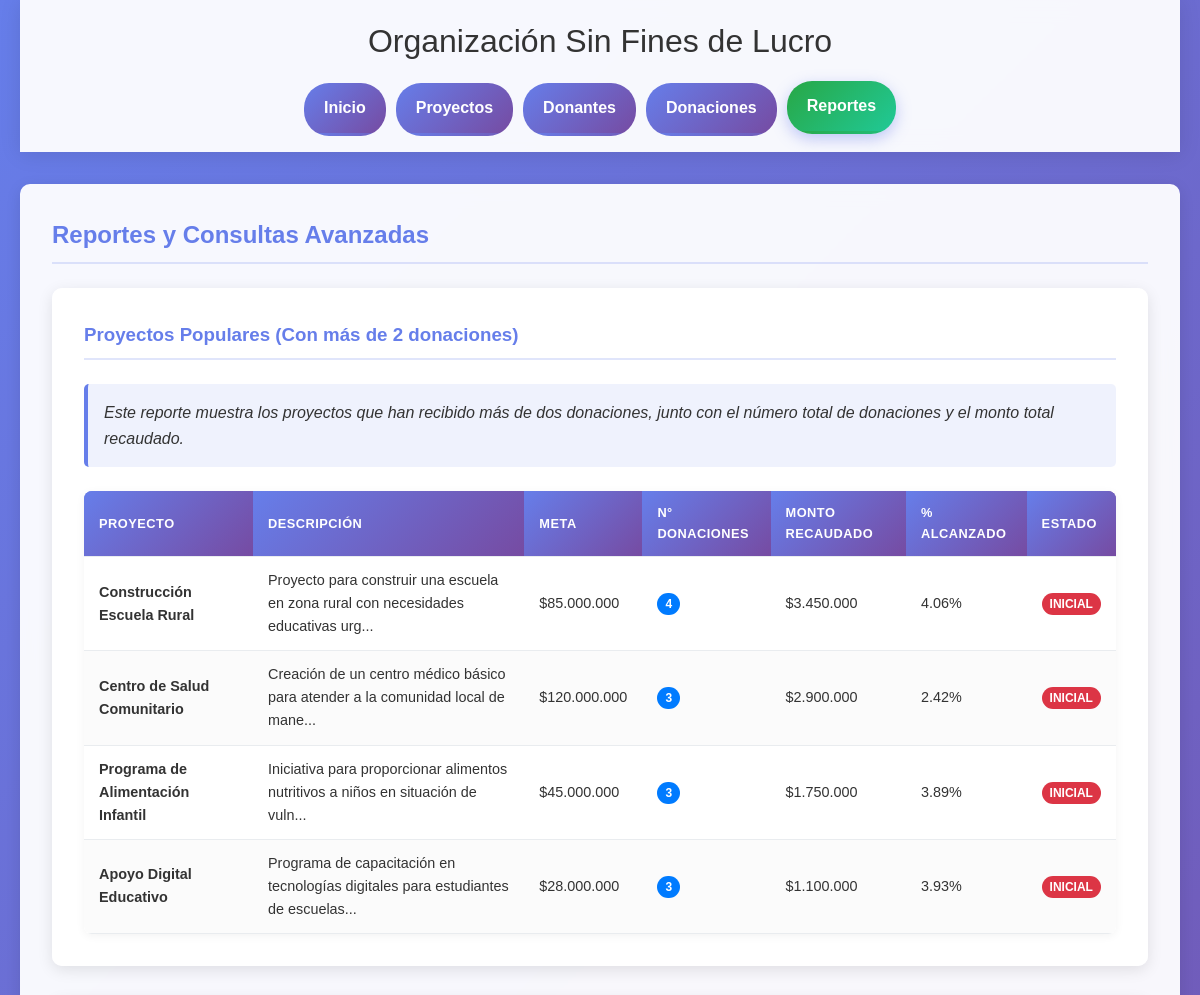
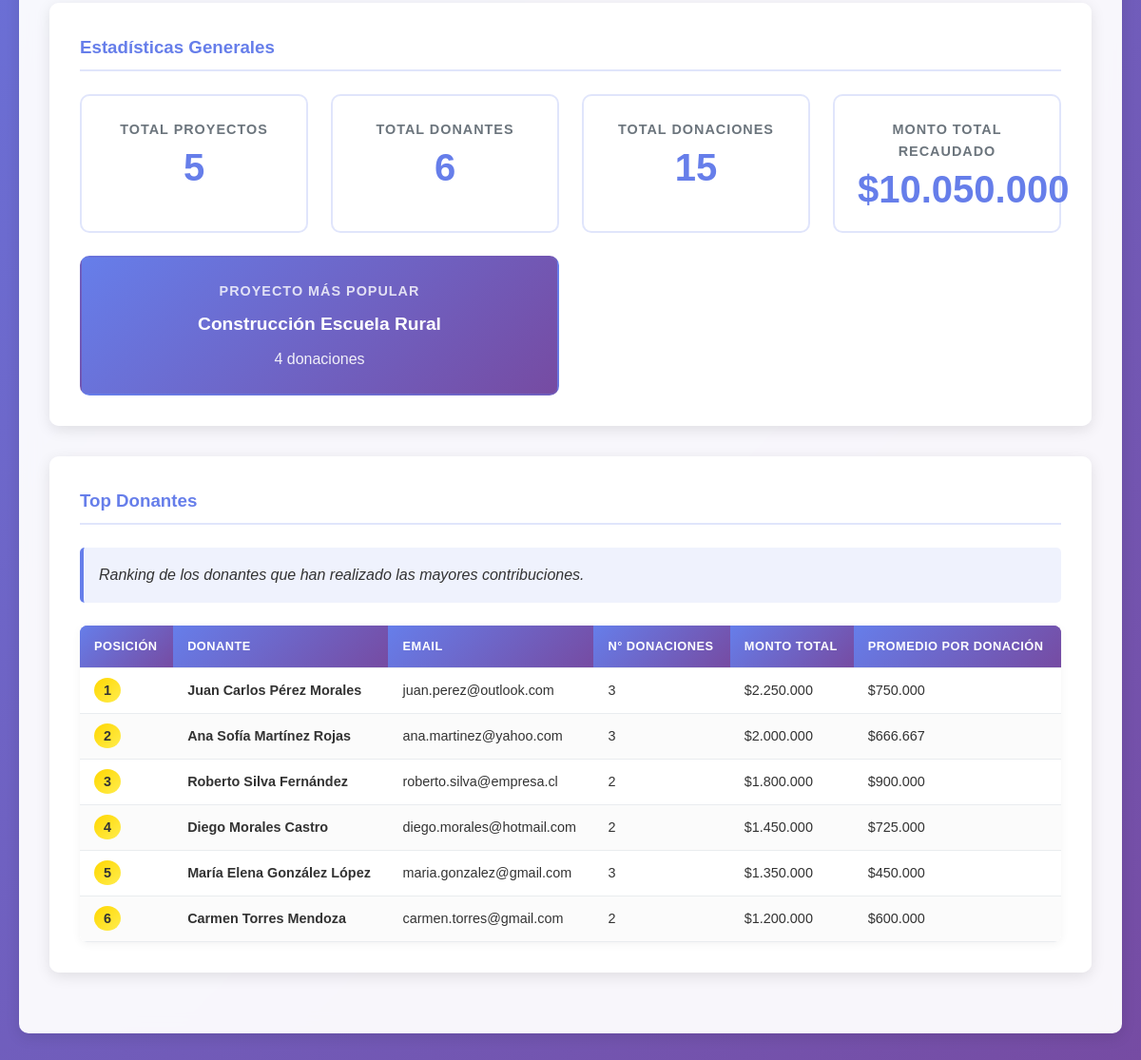
Screenshot of /consultas_avanzadas.php with the database file from the repository (2 pictures, top to bottom).
### tables this page shows
CREATE TABLE IF NOT EXISTS PROYECTO (
    id_proyecto INT AUTO_INCREMENT PRIMARY KEY,
    nombre VARCHAR(100) NOT NULL,
    descripcion TEXT,
    presupuesto DECIMAL(15,2),
    fecha_inicio DATE,
    fecha_fin DATE
);

### conexion.php (called while the page is built, shortened)
<?php
function ejecutarConsulta($pdo, $sql, $params = []) {
    try {
        $stmt = $pdo->prepare($sql);
        $stmt->execute($params);
        return $stmt;
    } catch (PDOException $e) {
        throw new Exception("Error en la consulta: " . $e->getMessage());
    }
}
?>

### consultas_avanzadas.php (the view, shortened to what this page needs)
<!DOCTYPE html>
<html lang="es">
<head>
    <link rel="stylesheet" href="estilos.css">
</head>
<body>
    <div class="container">
        <header>
            <h1>Organización Sin Fines de Lucro</h1>
            <nav>
                <ul>
                    <li><a href="index.php">Inicio</a></li>
                    <li><a href="formulario_proyectos.php">Proyectos</a></li>
                    <li><a href="formulario_donantes.php">Donantes</a></li>
                    <li><a href="formulario_donaciones.php">Donaciones</a></li>
                    <li><a href="consultas_avanzadas.php" class="active">Reportes</a></li>
                </ul>
            </nav>
        </header>
        <main>
            <section class="consultas-seccion">
                <h2>Reportes y Consultas Avanzadas</h2>
                <div class="reporte-container">
                    <h3>Proyectos Populares (Con más de 2 donaciones)</h3>
                    <p class="descripcion-reporte">
                        Este reporte muestra los proyectos que han recibido más de dos donaciones,
                        junto con el número total de donaciones y el monto total recaudado.
                    </p>
                    <?php
                    require_once 'conexion.php';
                    try {
                        $sql = "SELECT
                                    p.id_proyecto,
                                    p.nombre as proyecto_nombre,
                                    p.descripcion,
                                    p.presupuesto,
                                    COUNT(d.id_donacion) as total_donaciones,
                                    SUM(d.monto) as monto_recaudado,
                                    ROUND((SUM(d.monto) / p.presupuesto) * 100, 2) as porcentaje_alcanzado
                                FROM PROYECTO p
                                INNER JOIN DONACION d ON p.id_proyecto = d.id_proyecto
                                GROUP BY p.id_proyecto, p.nombre, p.descripcion, p.presupuesto
                                HAVING COUNT(d.id_donacion) > 2
                                ORDER BY total_donaciones DESC, monto_recaudado DESC";
                        $stmt = ejecutarConsulta($pdo, $sql);
                        $proyectos_populares = $stmt->fetchAll();
                        if (count($proyectos_populares) > 0) {
                            echo '<div class="tabla-container">';
                            echo '<table class="tabla-datos tabla-reporte">';
                            echo '<thead>';
                            echo '<tr>';
                            echo '<th>Proyecto</th>';
                            echo '<th>Descripción</th>';
                            echo '<th>Meta</th>';
                            echo '<th>N° Donaciones</th>';
                            echo '<th>Monto Recaudado</th>';
                            echo '<th>% Alcanzado</th>';
                            echo '<th>Estado</th>';
                            echo '</tr>';
                            echo '</thead>';
                            echo '<tbody>';
                            foreach ($proyectos_populares as $proyecto) {
                                echo '<tr>';
                                echo '<td><strong>' . htmlspecialchars($proyecto['proyecto_nombre']) . '</strong></td>';
                                echo '<td>' . htmlspecialchars(substr($proyecto['descripcion'], 0, 80)) . '...</td>';
                                echo '<td>$' . number_format($proyecto['presupuesto'], 0, ',', '.') . '</td>';
                                echo '<td><span class="badge badge-donaciones">' . $proyecto['total_donaciones'] . '</span></td>';
                                echo '<td>$' . number_format($proyecto['monto_recaudado'], 0, ',', '.') . '</td>';
                                echo '<td>' . $proyecto['porcentaje_alcanzado'] . '%</td>';
                                $porcentaje = floatval($proyecto['porcentaje_alcanzado']);
                                if ($porcentaje >= 100) {
                                    echo '<td><span class="badge badge-completado">Completado</span></td>';
                                } elseif ($porcentaje >= 75) {
                                    echo '<td><span class="badge badge-avanzado">Avanzado</span></td>';
                                } elseif ($porcentaje >= 50) {
                                    echo '<td><span class="badge badge-progreso">En Progreso</span></td>';
                                } else {
                                    echo '<td><span class="badge badge-inicial">Inicial</span></td>';
                                }
                                echo '</tr>';
                            }
                            echo '</tbody>';
                            echo '</table>';
                            echo '</div>';
                        } else {
                            echo '<div class="sin-datos">';
                            echo '<p>No hay proyectos con más de 2 donaciones registradas aún.</p>';
                            echo '<p><em>Registra más donaciones para ver estadísticas aquí.</em></p>';
                            echo '</div>';
                        }
                    } catch (Exception $e) {
                        echo '<div class="error">';
                        echo '<p>Error al cargar el reporte: ' . htmlspecialchars($e->getMessage()) . '</p>';
                        echo '</div>';
                    }
                    ?>
                </div>
                <div class="reporte-container">
                    <h3>Estadísticas Generales</h3>
                    <div class="estadisticas-grid">
                        <?php
                        try {
                            $sql_proyectos = "SELECT COUNT(*) as total FROM PROYECTO";
                            $stmt = ejecutarConsulta($pdo, $sql_proyectos);
                            $total_proyectos = $stmt->fetch()['total'];
                            $sql_donantes = "SELECT COUNT(*) as total FROM DONANTE";
                            $stmt = ejecutarConsulta($pdo, $sql_donantes);
                            $total_donantes = $stmt->fetch()['total'];
                            $sql_donaciones = "SELECT COUNT(*) as total_donaciones, SUM(monto) as monto_total FROM DONACION";
                            $stmt = ejecutarConsulta($pdo, $sql_donaciones);
                            $datos_donaciones = $stmt->fetch();
                            $sql_popular = "SELECT p.nombre, COUNT(d.id_donacion) as donaciones
                                           FROM PROYECTO p
                                           INNER JOIN DONACION d ON p.id_proyecto = d.id_proyecto
                                           GROUP BY p.id_proyecto, p.nombre
                                           ORDER BY donaciones DESC
                                           LIMIT 1";
                            $stmt = ejecutarConsulta($pdo, $sql_popular);
                            $proyecto_popular = $stmt->fetch();
                            echo '<div class="estadistica-item">';
                            echo '<h4>Total Proyectos</h4>';
                            echo '<div class="numero-grande">' . $total_proyectos . '</div>';
                            echo '</div>';
                            echo '<div class="estadistica-item">';
                            echo '<h4>Total Donantes</h4>';
                            echo '<div class="numero-grande">' . $total_donantes . '</div>';
                            echo '</div>';
                            echo '<div class="estadistica-item">';
                            echo '<h4>Total Donaciones</h4>';
                            echo '<div class="numero-grande">' . ($datos_donaciones['total_donaciones'] ?? 0) . '</div>';
                            echo '</div>';
                            echo '<div class="estadistica-item">';
                            echo '<h4>Monto Total Recaudado</h4>';
                            echo '<div class="numero-grande">$' . number_format($datos_donaciones['monto_total'] ?? 0, 0, ',', '.') . '</div>';
                            echo '</div>';
                            if ($proyecto_popular) {
                                echo '<div class="estadistica-item proyecto-destacado">';
                                echo '<h4>Proyecto Más Popular</h4>';
                                echo '<div class="proyecto-nombre">' . htmlspecialchars($proyecto_popular['nombre']) . '</div>';
                                echo '<div class="donaciones-count">' . $proyecto_popular['donaciones'] . ' donaciones</div>';
                                echo '</div>';
                            }
                        } catch (Exception $e) {
                            echo '<div class="error">';
                            echo '<p>Error al cargar las estadísticas: ' . htmlspecialchars($e->getMessage()) . '</p>';
                            echo '</div>';
                        }
                        ?>
                    </div>
                </div>
                <div class="reporte-container">
                    <h3>Top Donantes</h3>
                    <p class="descripcion-reporte">
                        Ranking de los donantes que han realizado las mayores contribuciones.
                    </p>
                    <?php
                    try {
                        $sql = "SELECT
                                    don.nombre,
                                    don.email,
                                    COUNT(d.id_donacion) as total_donaciones,
                                    SUM(d.monto) as monto_total,
                                    AVG(d.monto) as promedio_donacion
                                FROM DONANTE don
                                INNER JOIN DONACION d ON don.id_donante = d.id_donante
                                GROUP BY don.id_donante, don.nombre, don.email
                                ORDER BY monto_total DESC
                                LIMIT 10";
                        $stmt = ejecutarConsulta($pdo, $sql);
                        $top_donantes = $stmt->fetchAll();
                        if (count($top_donantes) > 0) {
                            echo '<div class="tabla-container">';
                            echo '<table class="tabla-datos tabla-reporte">';
                            echo '<thead>';
                            echo '<tr>';
                            echo '<th>Posición</th>';
                            echo '<th>Donante</th>';
                            echo '<th>Email</th>';
                            echo '<th>N° Donaciones</th>';
                            echo '<th>Monto Total</th>';
                            echo '<th>Promedio por Donación</th>';
                            echo '</tr>';
                            echo '</thead>';
                            echo '<tbody>';
                            $posicion = 1;
                            foreach ($top_donantes as $donante) {
                                echo '<tr>';
                                echo '<td><span class="posicion">' . $posicion . '</span></td>';
                                echo '<td><strong>' . htmlspecialchars($donante['nombre']) . '</strong></td>';
                                echo '<td>' . htmlspecialchars($donante['email']) . '</td>';
                                echo '<td>' . $donante['total_donaciones'] . '</td>';
                                echo '<td>$' . number_format($donante['monto_total'], 0, ',', '.') . '</td>';
                                echo '<td>$' . number_format($donante['promedio_donacion'], 0, ',', '.') . '</td>';
                                echo '</tr>';
                                $posicion++;
                            }
                            echo '</tbody>';
                            echo '</table>';
                            echo '</div>';
                        } else {
                            echo '<div class="sin-datos">';
                            echo '<p>No hay datos de donaciones suficientes para generar el ranking.</p>';
                            echo '</div>';
                        }
                    } catch (Exception $e) {
                        echo '<div class="error">';
                        echo '<p>Error al cargar el ranking: ' . htmlspecialchars($e->getMessage()) . '</p>';
                        echo '</div>';
                    }
                    ?>
                </div>
            </section>
        </main>
    </div>
</body>
</html>

### rows the page displays
proyecto: nombre "Construcción Escuela Rural", descripcion "Proyecto para construir una escuela en zona rural con necesidades educativas urg", presupuesto "85.000.000", total_donaciones "4", monto_recaudado "3.450.000", porcentaje_alcanzado "4.06"
proyecto: nombre "Centro de Salud Comunitario", descripcion "Creación de un centro médico básico para atender a la comunidad local de mane", presupuesto "120.000.000", total_donaciones "3", monto_recaudado "2.900.000", porcentaje_alcanzado "2.42"
proyecto: nombre "Programa de Alimentación Infantil", descripcion "Iniciativa para proporcionar alimentos nutritivos a niños en situación de vuln", presupuesto "45.000.000", total_donaciones "3", monto_recaudado "1.750.000", porcentaje_alcanzado "3.89"
proyecto: nombre "Apoyo Digital Educativo", descripcion "Programa de capacitación en tecnologías digitales para estudiantes de escuelas", presupuesto "28.000.000", total_donaciones "3", monto_recaudado "1.100.000", porcentaje_alcanzado "3.93"

### other values shown
$total_proyectos "5"
$total_donantes "6"
$datos_donaciones['total_donaciones'] "15"
$datos_donaciones['monto_total'] "10.050.000"
$proyecto_popular['nombre'] "Construcción Escuela Rural"
$proyecto_popular['donaciones'] "4"
$donante['nombre'] "Juan Carlos Pérez Morales"
$donante['email'] "juan.perez@outlook.com"
$donante['total_donaciones'] "3"
$donante['monto_total'] "2.250.000"
$donante['promedio_donacion'] "750.000"
$donante['nombre'] "Ana Sofía Martínez Rojas"
$donante['email'] "ana.martinez@yahoo.com"
$donante['monto_total'] "2.000.000"
$donante['promedio_donacion'] "666.667"
